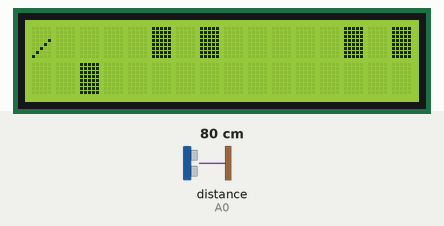
Simulated run of this sketch. Board: Arduino Uno, built with avr-gcc and run on an emulated ATmega328P. Shown: 16×2 character LCD. Wiring (inferred from the names in the program): ultrasonic range finder: trigger pin 2; echo A0. The test bench sets the inputs (shaded band); at power-on: distance to the obstacle (sensor on A0) 80 cm. The echo pulse lasts 58.3 µs per cm; random numbers use the default seed unless the sketch sets one.

Above: at 1.3 s.
1.4 s: distance to the obstacle (sensor on A0) set to 18 cm
At 3.55 s:
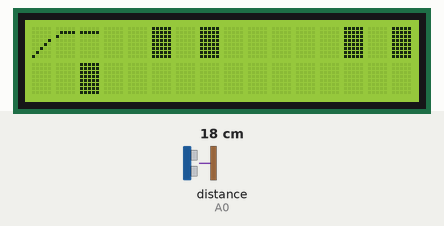
4.4 s: distance to the obstacle (sensor on A0) set to 28 cm
7.0 s: distance to the obstacle (sensor on A0) set to 34 cm
At 9.16 s:
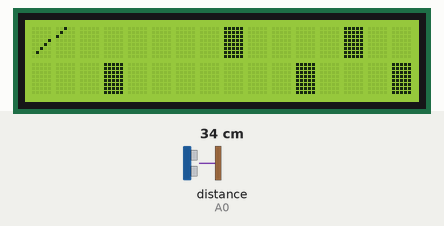
9.5 s: distance to the obstacle (sensor on A0) set to 299 cm
18.5 s: distance to the obstacle (sensor on A0) set to 22 cm
At 20.65 s:
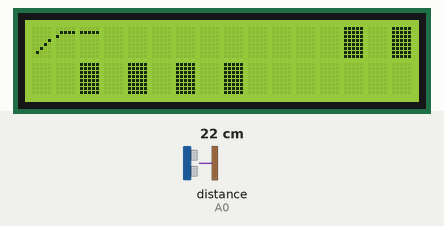
21.5 s: distance to the obstacle (sensor on A0) set to 35 cm
At 22.7 s:
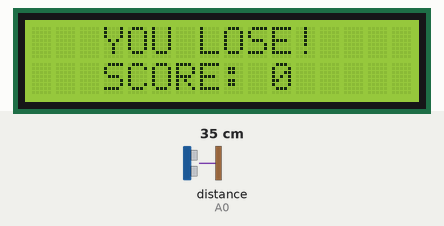

Measured:
- the behaviour switches between 30 and 31 cm on distance to the obstacle (sensor on A0) (found by bisection; images 1 and 2)
- what the display in image 4 shows lasts 1.0 s, from 22.5 s to 23.5 s

The sketch:

Snake.ino
```cpp
#include <LCD_I2C.h>

LCD_I2C lcd(0x3F, 16, 2);

const int trigPin = 2;
const int echoPin = A0;

long duration;
int distance;
int directionS = 1;

using byte = unsigned char;

int const DEFAULT_ROW_NUM = 2;
int const DEFAULT_COLUMN_NUM = 16;
int const DEFAULT_LINE_NUM = 8;

int gameState = 2; // 0 - przegrana, 1 - wygrana, 2 - gra idzie dalej

bool bombs[DEFAULT_ROW_NUM][DEFAULT_COLUMN_NUM + 2];

int nextByte;
int currentRow;
int currentColumn;
int currentLine;
int velocity = 0;
int points = 0;

//deklaracja początkowa tabel znaków
uint8_t clean[8] =
{
    0b00000,
    0b00000,
    0b00000,
    0b00000,
    0b00000,
    0b00000,
    0b00000,
    0b00000
};
uint8_t full[8] =
{
    0b11111,
    0b11111,
    0b11111,
    0b11111,
    0b11111,
    0b11111,
    0b11111,
    0b11111
};
uint8_t snake_top_first[8] =
{
    0b00000,
    0b00000,
    0b00000,
    0b00000,
    0b00000,
    0b00000,
    0b00000,
    0b10000
};
uint8_t snake_down_first[8] =
{
    0b00000,
    0b00000,
    0b00000,
    0b00000,
    0b00000,
    0b00000,
    0b00000,
    0b00000
};
uint8_t snake_top_second[8] =
{
    0b00000,
    0b00000,
    0b00000,
    0b00000,
    0b00000,
    0b00000,
    0b00000,
    0b00000
};
uint8_t snake_down_second[8] =
{
    0b00000,
    0b00000,
    0b00000,
    0b00000,
    0b00000,
    0b00000,
    0b00000,
    0b00000
};
uint8_t snake_top_last[8] =
{
    0b00000,
    0b00000,
    0b00000,
    0b00000,
    0b00000,
    0b00000,
    0b00000,
    0b00000
};
uint8_t snake_down_last[8] =
{
    0b00000,
    0b00000,
    0b00000,
    0b00000,
    0b00000,
    0b00000,
    0b00000,
    0b00000
};

void setup() {
  lcd.begin();
  lcd.backlight();

  pinMode(trigPin, OUTPUT); // Ustawia trigPin jako wyjście
  pinMode(echoPin, INPUT); // Ustawia echoPin jako wejście

  //urchomienie zdeklarowanych tabel znaków jako znaki
  lcd.createChar(1, clean);
  lcd.createChar(2, full);
  lcd.createChar(3, snake_top_first);
  lcd.createChar(4, snake_down_first);
  lcd.createChar(5, snake_top_second);
  lcd.createChar(6, snake_down_second);
  lcd.createChar(7, snake_top_last);
  lcd.createChar(8, snake_down_last);
}

//----------------------------------------
// funkcje generacyjne
//----------------------------------------

void reset() // tworzenie pierwszego i kolejnych ekranów(poziomów) gry
{
    generateBombs();

    // reset ścieżki
    for (int i = 0; i < DEFAULT_ROW_NUM; i++) {
        for (int j = 0; j < DEFAULT_COLUMN_NUM; j++) {
            if (bombs[i][j])
            {
                lcd.setCursor(j, i);
                lcd.write(2);
            }
            else
            {
                lcd.setCursor(j, i);
                lcd.write(1);
            }
        }
    }

    // reset wartości
    nextByte = 16;

    currentRow = 0;
    currentColumn = 0;
    currentLine = DEFAULT_LINE_NUM - 1;
    lcd.setCursor(currentRow, currentColumn);
    lcd.write(3);
}

void generateBombs() // generacja przeszkód(Bomb/ścian) jako tablica boolowska, która pełni role funkcji sprawdzającej
{
    int x;
    int y;
    int chance;
    bombs[0][0] = 0;
    bombs[0][1] = 0;
    bombs[1][0] = 0;
    bombs[1][1] = 0;

    for (x = 2; x < DEFAULT_COLUMN_NUM; x++)
    {
        chance = rand() % 3;
        if (chance == 0)
        {
            bombs[0][x] = 1;
            bombs[1][x] = 0;
            bombs[0][x + 1] = 0;
            bombs[1][x + 1] = 0;
            ++x;
        }
        else if (chance == 1)
        {
            bombs[0][x] = 0;
            bombs[1][x] = 1;
            bombs[0][x + 1] = 0;
            bombs[1][x + 1] = 0;
            ++x;
        }
        else
        {
            bombs[0][x] = 0;
            bombs[1][x] = 0;
        }
    }
}

//----------------------------------------
// funkcje sterujące
//----------------------------------------

void getDirection() //obsułga sensora ultradźwiękowego
{
  //zebranie pomiaru

  digitalWrite(trigPin, LOW);
  delayMicroseconds(20);
  digitalWrite(trigPin, HIGH);
  delayMicroseconds(20);
  digitalWrite(trigPin, LOW);
  duration = pulseIn(echoPin, HIGH);

  //redefinicja pomiaru na centymetry

  distance = duration / 58;

  // zarządzanie podstawowądecyzją kierunku(kalibracja sektorów sterowania)

  if(distance <= 10) directionS = -1;
  else if(distance >= 15 && distance <= 25) directionS = 0;
  else if(distance >= 30) directionS = 1;
}

void goAnywhere(int directionS) // kontroler decyzyjny ruchu i dopasowania wartości/cyklu rysowania
{
    nextByte /= 2;

    if (nextByte == 0) {
        nextByte = 16;
        moveChainOfSnake();
        currentColumn++;

        if (currentColumn > 2) {
            hideColumn(currentColumn - 3);
        }

        if (isWin()) {
            gameState = 1;
            return;
        }
    }

    currentLine = currentLine - directionS;

    if (directionS == 1)
    {
        if (currentLine < 0) {
            currentLine = DEFAULT_LINE_NUM - 1;
            currentRow--;
        }
    }
    else if (directionS == -1)
    {
        if (currentLine > DEFAULT_LINE_NUM - 1) {
            currentLine = 0;
            currentRow++;
        }
    }

    if (isLose()) {
        gameState = 0;
        return;
    }
    if (currentRow==0)
    {
      snake_top_first[currentLine] += nextByte;
      printSnakeHead();
    }
    else
    {
     snake_down_first[currentLine] += nextByte;
     printSnakeHead();
    }
}

//----------------------------------------
// funkcje sprawdzające
//----------------------------------------

bool isWin() // sprawdzenie czy wąż ukończył poziom(prawastona ekranu)
{
     return (currentColumn > DEFAULT_COLUMN_NUM - 1);
}

bool isLose() // sprawdzenie czy nastąpiła kolizja węża z przeszkodą/ścianą
{
      return (currentRow < 0 || currentRow > DEFAULT_ROW_NUM - 1 || bombs[currentRow][currentColumn]);
}

//--------------------------------------------------------
// funkcje rysowania i zarządzania pamięcią znaków węża
//--------------------------------------------------------

void hideColumn(int columnNum)// chowanie kolumn za wężem
{
    lcd.setCursor(columnNum, 0);
    lcd.write(2);
    lcd.setCursor(columnNum, 1);
    lcd.write(2);
}

void moveChainOfSnake() //zarządzanie pełnego cyklu
{
  copySnake();
  clearSnake();
  updateSnake();
  printSnakeHead();
  printSnakeTail();
}

void copySnake() //przesunięcie pamięci w cyklu pełnym(zarządzanie znakami)
{
  memcpy(snake_top_last, snake_top_second, sizeof clean);
  memcpy(snake_down_last, snake_down_second, sizeof clean);
  memcpy(snake_top_second, snake_top_first, sizeof clean);
  memcpy(snake_down_second, snake_down_first, sizeof clean);
}

void clearSnake() //czszczenie aktywnej części węża na początku cyklu pełnego(zarządzanie znakami)
{
  memcpy(snake_top_first, clean, sizeof clean);
  memcpy(snake_down_first, clean, sizeof clean);
}

void updateSnake() //redefinicja znaków w pełnym cyklu na podstawie tabel znakowych
{
  lcd.createChar(3, snake_top_first);
  lcd.createChar(4, snake_down_first);
  lcd.createChar(5, snake_top_second);
  lcd.createChar(6, snake_down_second);
  lcd.createChar(7, snake_top_last);
  lcd.createChar(8, snake_down_last);
}

void printSnakeHead() //rysowanie głowy(aktywnej części)węża
{
  lcd.createChar(3, snake_top_first);
  lcd.createChar(4, snake_down_first);

  if (!bombs[0][currentColumn])
  {
    lcd.setCursor(currentColumn, 0);
    lcd.write(3);
  }

  if (!bombs[1][currentColumn])
  {
    lcd.setCursor(currentColumn, 1);
    lcd.write(4);
  }
}

void printSnakeTail() //rysowanie ogona(pasywnej części) węża
{
  if (!bombs[0][currentColumn])
  {
    lcd.setCursor(currentColumn, 0);
    lcd.write(5);
  }
  if(!bombs[1][currentColumn])
  {
    lcd.setCursor(currentColumn, 1);
    lcd.write(6);
  }
  if(!bombs[0][currentColumn - 1] && (currentColumn > 0))
  {
    lcd.setCursor(currentColumn - 1, 0);
    lcd.write(7);
  }
  if(!bombs[1][currentColumn - 1] && (currentColumn > 0))
  {
    lcd.setCursor(currentColumn - 1, 1);
    lcd.write(8);
  }
}

//--------------------------------------------------------
// funkcje końcowe gry/poziomu
//--------------------------------------------------------

void speedUP() //zarządzanie progresywnym(ograniczonym) poziomem trudności
{
  if(velocity < 200) velocity =+ 40;
}

void gameend() //ekran końca gry
{
  lcd.clear();
  epilepsy();
  lcd.setCursor(3, 0);
  lcd.print("YOU LOSE!");
  lcd.setCursor(3, 1);
  lcd.print("SCORE: ");
  lcd.print(points);
  delay(1000);
  points = 0;
  clearSnake();
  velocity = 0;
}

void epilepsy() //efekt ekranu końcowego
{
  for (int i = 0; i < 7; ++i)
    {
        lcd.backlight();
        delay(20);
        lcd.noBacklight();
        delay(20);
    }
    lcd.backlight();
}

//--------------------------------------------------------
//pętla programu
//--------------------------------------------------------

void loop()
{
  reset();  //początek poziomu
  gameState = 2;
  while (gameState == 2) //pętla gry
  {
    getDirection();
    delay(200 - velocity);
    goAnywhere(directionS);
  }
  if (gameState == 0) //koniec gry
  {
    gameend();
  }
  else  //przejście na następny poziom
  {
    speedUP();
    points++;
  }
}
```
